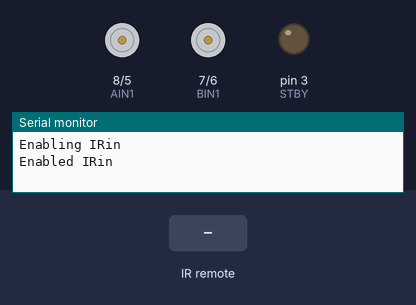
Bench run of a sketch on a simulated Arduino Uno, built with avr-gcc and run on an emulated ATmega328P. Shown: direction and speed pins drawn as motors (green arrow = direction pin HIGH = forward, orange = LOW = backward, longer = more drive, stopped while the standby pin is LOW), output pins drawn as LEDs (lit = HIGH), the last lines printed to the serial monitor. The inputs (shaded band) are chosen by the test bench.

Above: at 1.2 s.
1.3 s: infrared code 0xFF629D received
At 1.8 s:
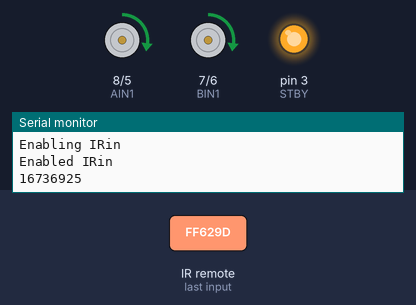
2.9 s: infrared code 0xFFA857 received
At 4.2 s:
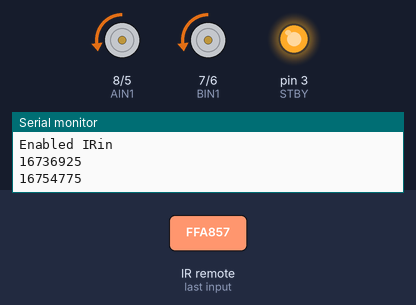
4.5 s: infrared code 0xFFC23D received
At 5.7 s:
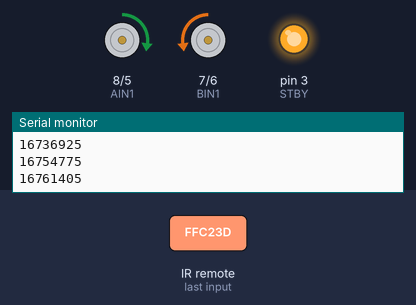
6.1 s: infrared code 0xFF22DD received
At 6.9 s:
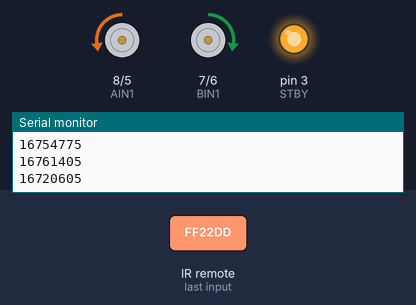
7.7 s: infrared code 0xFF02FD received
At 8.2 s:
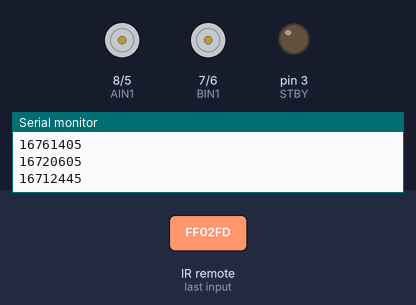
Timing chart, 0 to 10.3 s (numbered marks = the images above; inputs shaded):
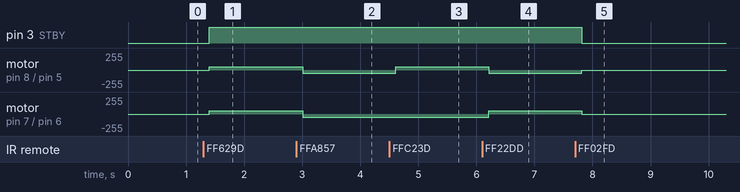

The sketch:

task1.ino
```cpp
#include <IRremote.h>

int RECV_PIN = 9;

IRrecv irrecv(RECV_PIN);

decode_results results;

/*****Define pins used by motor driver*****/
#define PWMA 5
#define PWMB 6
#define STBY 3
#define AIN1 8
#define BIN1 7

/*****Motion objects*****/
void forward(){
  digitalWrite(STBY,HIGH);
  digitalWrite(AIN1,HIGH);
  digitalWrite(BIN1,HIGH);
  analogWrite(PWMA, 50);
  analogWrite(PWMB, 50);
}

void backward(){
  digitalWrite(STBY,HIGH);
  digitalWrite(AIN1,LOW);
  digitalWrite(BIN1,LOW);
  analogWrite(PWMA, 50);
  analogWrite(PWMB, 50);
}

void stop(){
  digitalWrite(STBY,LOW);
}

void turnRight(){
  digitalWrite(STBY,HIGH);
  digitalWrite(AIN1,HIGH);
  digitalWrite(BIN1,LOW);
  analogWrite(PWMA, 50);
  analogWrite(PWMB, 50);
}

void turnLeft(){
  digitalWrite(STBY,HIGH);
  digitalWrite(AIN1,LOW);
  digitalWrite(BIN1,HIGH);
  analogWrite(PWMA, 50);
  analogWrite(PWMB, 50);
}

/*****MAIN PROGRAM*****/
void setup() {
  // put your setup code here, to run once:
  Serial.begin(9600);

  pinMode(PWMA,OUTPUT);
  pinMode(PWMB,OUTPUT);
  pinMode(AIN1,OUTPUT);
  pinMode(BIN1,OUTPUT);
  pinMode(STBY,OUTPUT);

  Serial.println("Enabling IRin");
  irrecv.enableIRIn();
  Serial.println("Enabled IRin");
}

void loop() {
  // put your main code here, to run repeatedly:
  if (irrecv.decode(&results)){
    Serial.println(results.value);
    irrecv.resume();
  }
  delay(100);

  if (results.value == 16736925){
    forward();
  }
  else if (results.value == 16754775){
    backward();
  }
  else if (results.value == 16761405){
    turnRight();
  }
  else if (results.value == 16720605){
    turnLeft();
  }
  else if (results.value == 16712445){
    stop();
  }
  else{
  }
}
```

Measured:
- after the input at 1.3 s, pin 3 (STBY): LOW → HIGH after 0.10 s; motor on pin 8 (AIN1) / pin 5 (PWMA), motor on pin 7 (BIN1) / pin 6 (PWMB): stopped → forward 50/255 after 0.10 s
- after the input at 2.9 s, motor on pin 8 (AIN1) / pin 5 (PWMA), motor on pin 7 (BIN1) / pin 6 (PWMB): forward 50/255 → backward 50/255 after 0.11 s
- after the input at 4.5 s, motor on pin 8 (AIN1) / pin 5 (PWMA): backward 50/255 → forward 50/255 after 0.11 s
- after the input at 6.1 s, motor on pin 8 (AIN1) / pin 5 (PWMA): forward 50/255 → backward 50/255 after 0.11 s; motor on pin 7 (BIN1) / pin 6 (PWMB): backward 50/255 → forward 50/255 after 0.11 s
- after the input at 7.7 s, pin 3 (STBY): HIGH → LOW after 0.11 s; motor on pin 8 (AIN1) / pin 5 (PWMA): backward 50/255 → stopped after 0.11 s; motor on pin 7 (BIN1) / pin 6 (PWMB): forward 50/255 → stopped after 0.11 s
